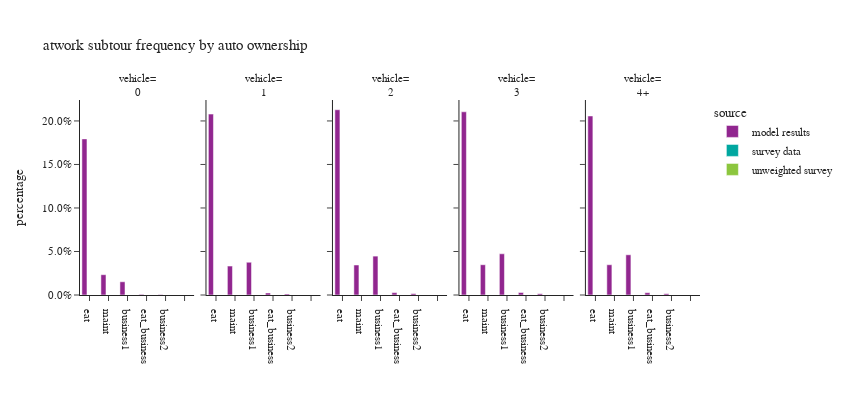

The cell this chart's notebook holds for it:
### Code cell
plot_atwork_subtour(work_tour,'auto_ownership_simple',"auto ownership","vehicle")

### Figure 1 — Plotly figure (JSON) as saved in the notebook; plotly's stock layout.template omitted (floating-point values rounded to 4 significant figures)
{"data": [{"alignmentgroup": "True", "hovertemplate": "source=model results<br>auto_ownership_simple=0<br>atwork_subtour_frequency=%{x}<br>percentage=%{y}<extra></extra>", "legendgroup": "model results", "marker": {"color": "#91268F", "pattern": {"shape": ""}}, "name": "model results", "offsetgroup": "model results", "orientation": "v", "showlegend": true, "textposition": "auto", "type": "bar", "x": ["eat", "business1", "maint", "business2", "eat_business", ""], "xaxis": "x", "y": [0.1794, 0.0152, 0.02332, 0.0005026, 0.0007539, 0.0], "yaxis": "y"}, {"alignmentgroup": "True", "hovertemplate": "source=model results<br>auto_ownership_simple=1<br>atwork_subtour_frequency=%{x}<br>percentage=%{y}<extra></extra>", "legendgroup": "model results", "marker": {"color": "#91268F", "pattern": {"shape": ""}}, "name": "model results", "offsetgroup": "model results", "orientation": "v", "showlegend": false, "textposition": "auto", "type": "bar", "x": ["eat", "business1", "maint", "business2", "eat_business", ""], "xaxis": "x2", "y": [0.2079, 0.03762, 0.03322, 0.001129, 0.002349, 0.0], "yaxis": "y2"}, {"alignmentgroup": "True", "hovertemplate": "source=model results<br>auto_ownership_simple=2<br>atwork_subtour_frequency=%{x}<br>percentage=%{y}<extra></extra>", "legendgroup": "model results", "marker": {"color": "#91268F", "pattern": {"shape": ""}}, "name": "model results", "offsetgroup": "model results", "orientation": "v", "showlegend": false, "textposition": "auto", "type": "bar", "x": ["eat", "business1", "maint", "business2", "eat_business", ""], "xaxis": "x3", "y": [0.2129, 0.04467, 0.03449, 0.001561, 0.002743, 0.0], "yaxis": "y3"}, {"alignmentgroup": "True", "hovertemplate": "source=model results<br>auto_ownership_simple=3<br>atwork_subtour_frequency=%{x}<br>percentage=%{y}<extra></extra>", "legendgroup": "model results", "marker": {"color": "#91268F", "pattern": {"shape": ""}}, "name": "model results", "offsetgroup": "model results", "orientation": "v", "showlegend": false, "textposition": "auto", "type": "bar", "x": ["eat", "business1", "maint", "business2", "eat_business", ""], "xaxis": "x4", "y": [0.2105, 0.04733, 0.0348, 0.001468, 0.002863, 0.0], "yaxis": "y4"}, {"alignmentgroup": "True", "hovertemplate": "source=model results<br>auto_ownership_simple=4+<br>atwork_subtour_frequency=%{x}<br>percentage=%{y}<extra></extra>", "legendgroup": "model results", "marker": {"color": "#91268F", "pattern": {"shape": ""}}, "name": "model results", "offsetgroup": "model results", "orientation": "v", "showlegend": false, "textposition": "auto", "type": "bar", "x": ["eat", "business1", "maint", "business2", "eat_business", ""], "xaxis": "x5", "y": [0.2057, 0.0462, 0.03477, 0.001473, 0.002647, 0.0], "yaxis": "y5"}, {"alignmentgroup": "True", "hovertemplate": "source=survey data<br>auto_ownership_simple=0<br>atwork_subtour_frequency=%{x}<br>percentage=%{y}<extra></extra>", "legendgroup": "survey data", "marker": {"color": "#00A7A0", "pattern": {"shape": ""}}, "name": "survey data", "offsetgroup": "survey data", "orientation": "v", "showlegend": true, "textposition": "auto", "type": "bar", "x": ["eat", "business1", "maint", "business2", "eat_business", ""], "xaxis": "x", "y": [null, null, null, null, null, null], "yaxis": "y"}, {"alignmentgroup": "True", "hovertemplate": "source=survey data<br>auto_ownership_simple=1<br>atwork_subtour_frequency=%{x}<br>percentage=%{y}<extra></extra>", "legendgroup": "survey data", "marker": {"color": "#00A7A0", "pattern": {"shape": ""}}, "name": "survey data", "offsetgroup": "survey data", "orientation": "v", "showlegend": false, "textposition": "auto", "type": "bar", "x": ["eat", "business1", "maint", "business2", "eat_business", ""], "xaxis": "x2", "y": [null, null, null, null, null, null], "yaxis": "y2"}, {"alignmentgroup": "True", "hovertemplate": "source=survey data<br>auto_ownership_simple=2<br>atwork_subtour_frequency=%{x}<br>percentage=%{y}<extra></extra>", "legendgroup": "survey data", "marker": {"color": "#00A7A0", "pattern": {"shape": ""}}, "name": "survey data", "offsetgroup": "survey data", "orientation": "v", "showlegend": false, "textposition": "auto", "type": "bar", "x": ["eat", "business1", "maint", "business2", "eat_business", ""], "xaxis": "x3", "y": [null, null, null, null, null, null], "yaxis": "y3"}, {"alignmentgroup": "True", "hovertemplate": "source=survey data<br>auto_ownership_simple=3<br>atwork_subtour_frequency=%{x}<br>percentage=%{y}<extra></extra>", "legendgroup": "survey data", "marker": {"color": "#00A7A0", "pattern": {"shape": ""}}, "name": "survey data", "offsetgroup": "survey data", "orientation": "v", "showlegend": false, "textposition": "auto", "type": "bar", "x": ["eat", "business1", "maint", "business2", "eat_business", ""], "xaxis": "x4", "y": [null, null, null, null, null, null], "yaxis": "y4"}, {"alignmentgroup": "True", "hovertemplate": "source=survey data<br>auto_ownership_simple=4+<br>atwork_subtour_frequency=%{x}<br>percentage=%{y}<extra></extra>", "legendgroup": "survey data", "marker": {"color": "#00A7A0", "pattern": {"shape": ""}}, "name": "survey data", "offsetgroup": "survey data", "orientation": "v", "showlegend": false, "textposition": "auto", "type": "bar", "x": ["eat", "business1", "maint", "business2", "eat_business", ""], "xaxis": "x5", "y": [null, null, null, null, null, null], "yaxis": "y5"}, {"alignmentgroup": "True", "hovertemplate": "source=unweighted survey<br>auto_ownership_simple=0<br>atwork_subtour_frequency=%{x}<br>percentage=%{y}<extra></extra>", "legendgroup": "unweighted survey", "marker": {"color": "#8CC63E", "pattern": {"shape": ""}}, "name": "unweighted survey", "offsetgroup": "unweighted survey", "orientation": "v", "showlegend": true, "textposition": "auto", "type": "bar", "x": ["eat", "business1", "maint", "business2", "eat_business", ""], "xaxis": "x", "y": [null, null, null, null, null, null], "yaxis": "y"}, {"alignmentgroup": "True", "hovertemplate": "source=unweighted survey<br>auto_ownership_simple=1<br>atwork_subtour_frequency=%{x}<br>percentage=%{y}<extra></extra>", "legendgroup": "unweighted survey", "marker": {"color": "#8CC63E", "pattern": {"shape": ""}}, "name": "unweighted survey", "offsetgroup": "unweighted survey", "orientation": "v", "showlegend": false, "textposition": "auto", "type": "bar", "x": ["eat", "business1", "maint", "business2", "eat_business", ""], "xaxis": "x2", "y": [null, null, null, null, null, null], "yaxis": "y2"}, {"alignmentgroup": "True", "hovertemplate": "source=unweighted survey<br>auto_ownership_simple=2<br>atwork_subtour_frequency=%{x}<br>percentage=%{y}<extra></extra>", "legendgroup": "unweighted survey", "marker": {"color": "#8CC63E", "pattern": {"shape": ""}}, "name": "unweighted survey", "offsetgroup": "unweighted survey", "orientation": "v", "showlegend": false, "textposition": "auto", "type": "bar", "x": ["eat", "business1", "maint", "business2", "eat_business", ""], "xaxis": "x3", "y": [null, null, null, null, null, null], "yaxis": "y3"}, {"alignmentgroup": "True", "hovertemplate": "source=unweighted survey<br>auto_ownership_simple=3<br>atwork_subtour_frequency=%{x}<br>percentage=%{y}<extra></extra>", "legendgroup": "unweighted survey", "marker": {"color": "#8CC63E", "pattern": {"shape": ""}}, "name": "unweighted survey", "offsetgroup": "unweighted survey", "orientation": "v", "showlegend": false, "textposition": "auto", "type": "bar", "x": ["eat", "business1", "maint", "business2", "eat_business", ""], "xaxis": "x4", "y": [null, null, null, null, null, null], "yaxis": "y4"}, {"alignmentgroup": "True", "hovertemplate": "source=unweighted survey<br>auto_ownership_simple=4+<br>atwork_subtour_frequency=%{x}<br>percentage=%{y}<extra></extra>", "legendgroup": "unweighted survey", "marker": {"color": "#8CC63E", "pattern": {"shape": ""}}, "name": "unweighted survey", "offsetgroup": "unweighted survey", "orientation": "v", "showlegend": false, "textposition": "auto", "type": "bar", "x": ["eat", "business1", "maint", "business2", "eat_business", ""], "xaxis": "x5", "y": [null, null, null, null, null, null], "yaxis": "y5"}], "layout": {"annotations": [{"font": {}, "showarrow": false, "text": "vehicle=<br>0", "x": 0.092, "xanchor": "center", "xref": "paper", "y": 1.0, "yanchor": "bottom", "yref": "paper"}, {"font": {}, "showarrow": false, "text": "vehicle=<br>1", "x": 0.296, "xanchor": "center", "xref": "paper", "y": 1.0, "yanchor": "bottom", "yref": "paper"}, {"font": {}, "showarrow": false, "text": "vehicle=<br>2", "x": 0.5, "xanchor": "center", "xref": "paper", "y": 1.0, "yanchor": "bottom", "yref": "paper"}, {"font": {}, "showarrow": false, "text": "vehicle=<br>3", "x": 0.704, "xanchor": "center", "xref": "paper", "y": 1.0, "yanchor": "bottom", "yref": "paper"}, {"font": {}, "showarrow": false, "text": "vehicle=<br>4+", "x": 0.908, "xanchor": "center", "xref": "paper", "y": 1.0, "yanchor": "bottom", "yref": "paper"}], "barmode": "group", "height": 400, "legend": {"title": {"text": "source"}, "tracegroupgap": 0}, "title": {"text": "atwork subtour frequency by auto ownership"}, "width": 850, "xaxis": {"anchor": "y", "categoryarray": ["eat", "maint", "business1", "eat_business", "business2"], "categoryorder": "array", "domain": [0.0, 0.184], "title": {"text": ""}}, "xaxis2": {"anchor": "y2", "categoryarray": ["eat", "maint", "business1", "eat_business", "business2"], "categoryorder": "array", "domain": [0.204, 0.388], "matches": "x", "title": {"text": ""}}, "xaxis3": {"anchor": "y3", "categoryarray": ["eat", "maint", "business1", "eat_business", "business2"], "categoryorder": "array", "domain": [0.408, 0.592], "matches": "x", "title": {"text": ""}}, "xaxis4": {"anchor": "y4", "categoryarray": ["eat", "maint", "business1", "eat_business", "business2"], "categoryorder": "array", "domain": [0.612, 0.796], "matches": "x", "title": {"text": ""}}, "xaxis5": {"anchor": "y5", "categoryarray": ["eat", "maint", "business1", "eat_business", "business2"], "categoryorder": "array", "domain": [0.816, 1.0], "matches": "x", "title": {"text": ""}}, "yaxis": {"anchor": "x", "domain": [0.0, 1.0], "tickformat": ".1%", "title": {"text": "percentage"}}, "yaxis2": {"anchor": "x2", "domain": [0.0, 1.0], "matches": "y", "showticklabels": false}, "yaxis3": {"anchor": "x3", "domain": [0.0, 1.0], "matches": "y", "showticklabels": false}, "yaxis4": {"anchor": "x4", "domain": [0.0, 1.0], "matches": "y", "showticklabels": false}, "yaxis5": {"anchor": "x5", "domain": [0.0, 1.0], "matches": "y", "showticklabels": false}}}
